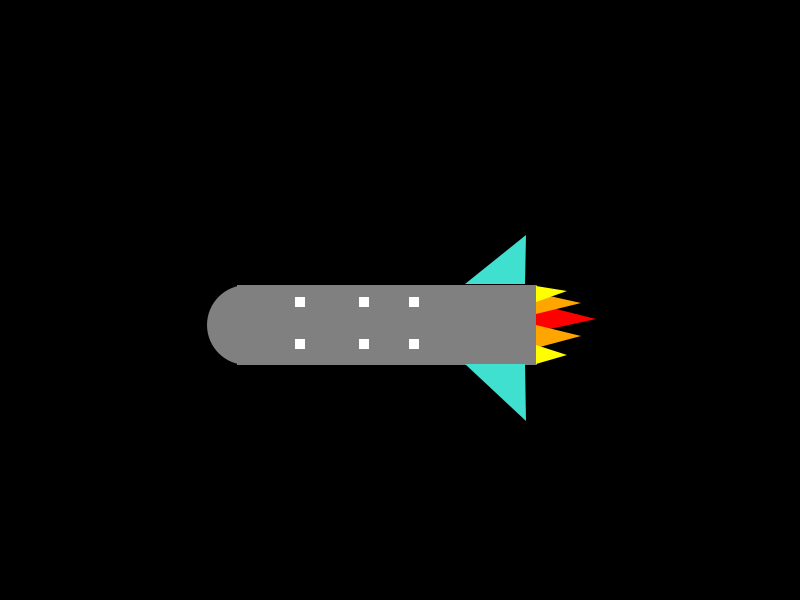
Frame 1 (no input)
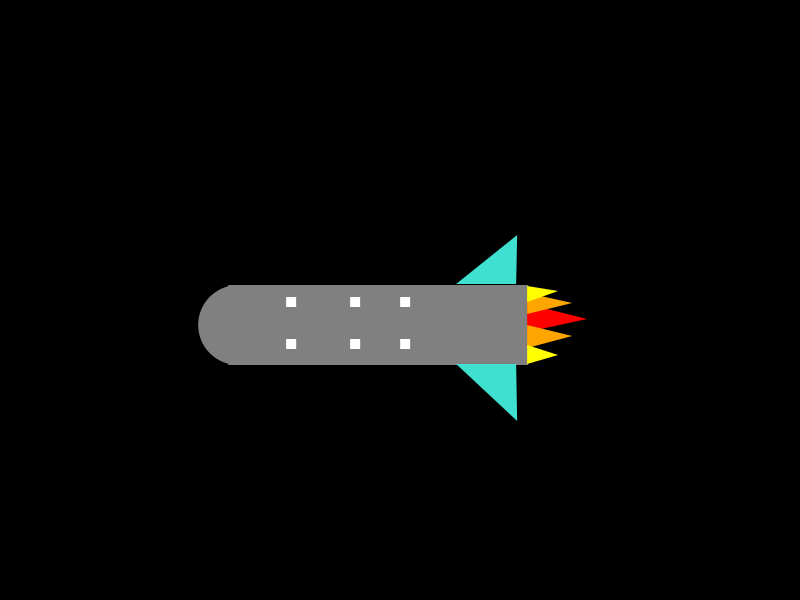
Frame 60 (the mouse pressed at the canvas centre just before this capture)
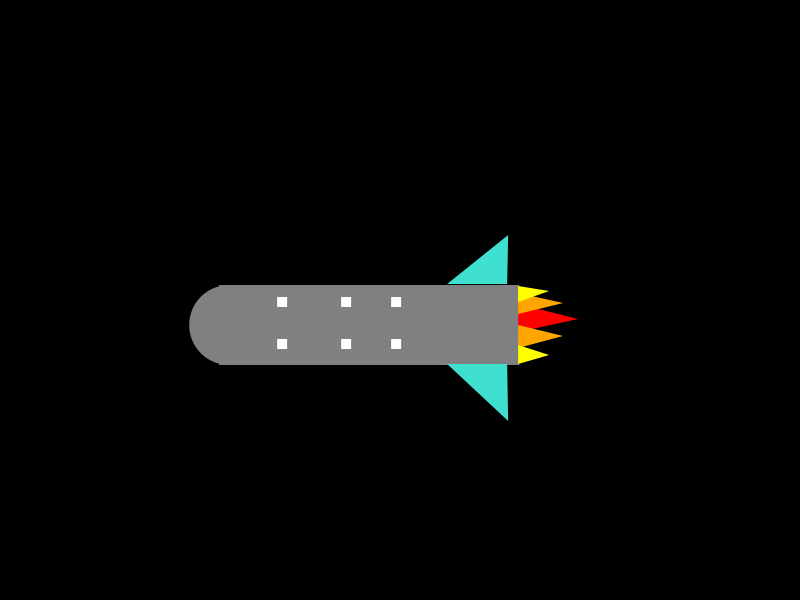
Frame 120 (the mouse held since frame 60 and released just before this capture)

The Processing sketch that drew these frames (run headless with seeded random() and noise(); from frame 60 on, the mouse is pressed at the canvas centre):

// Processing sketch: processing_173251
// ── processing_173251.pde

//cabeza nave
float puntoCe = 247;
float nave = 237;
float rect1 = 295;
float rect2 = 359;
float rect3 = 409;
float aleron1 = 465;
float aleron2 = 526;
float aleron3 = 525;
float foc1 = 536;
float foc2 = 567; 
float foc3 = 581;
float foc4 = 596;
float velocitat = 0.15;
void setup(){
  size(800, 600);
  
}
void draw(){
  background(0);
  println(mouseX + "," + mouseY);
  
  //quadrat
  fill(128,128,128);
  beginShape();
  noStroke();
  rect(nave, 285, 300, 80);
  endShape();
  
  //rodona
  fill(128,128,128);
  noStroke();
  ellipse(puntoCe, 325, 80, 80);
  
  //foc
  fill(255,0,0);
  triangle(foc1, 304, foc4, 319, foc1, 332);
  fill(255,165,0);
  triangle(foc1, 348, foc3, 336, foc1, 325);
  triangle(foc1, 293, foc3, 303, foc1, 314);
  fill (255, 255, 0);
   triangle(foc1, 286, foc2, 291, foc1, 302);
  triangle(foc1, 364, foc2, 355, foc1, 345);
 
  //finestres
  fill(255);
  rect(rect1, 297, 10, 10);
  rect(rect1, 339, 10, 10);
  rect(rect2, 297, 10, 10);
  rect(rect2, 339, 10, 10);
  rect(rect3, 297, 10, 10);
  rect(rect3, 339, 10,10);
  //alerones
  fill(64,224,208);
  triangle(aleron1, 284, aleron2, 235, aleron3, 284);
  triangle(aleron1, 364, aleron2, 421, aleron3, 364);
  //movimiento redonde
    if(puntoCe + 125 > 0 ){
   puntoCe = puntoCe - velocitat;
  }else{
  puntoCe = puntoCe + 1000;
  
  }
  
  //movimiento nave
  if(nave + 120 > 0 ){
   nave = nave - velocitat;
  }else{
  nave = nave + 1000;
  
  }
  //movimiento rectangulo1
  if(rect1 + 149 > 0 ){
   rect1 = rect1 - velocitat;
  }else{
  rect1 = rect1 + 1000;
  
  }
   //movimiento rectangulo2
  if(rect2 + 181 > 0 ){
   rect2 = rect2 - velocitat;
  }else{
  rect2 = rect2 + 1000;
  
  }
  //movimiento rectangulo3
   if(rect3 + 205 > 0 ){
   rect3 = rect3 - velocitat;
  }else{
  rect3 = rect3 + 1000;
  }
  //movimiento aleron1
  if(aleron1 + 232 > 0 ){
   aleron1 = aleron1 - velocitat;
  }else{
  aleron1 = aleron1 + 1000;
  }
  
  //movimiento aleron2
  if(aleron2 + 264 > 0 ){
   aleron2 = aleron2 - velocitat;
  }else{
  aleron2 = aleron2 + 1000;
  }
  //movimiento aleron3
  if(aleron3 + 264 > 0 ){
   aleron3 = aleron3 - velocitat;
  }else{
  aleron3 = aleron3 + 1000;
  }
  //movimiento foc1
  if(foc1 + 264 > 0 ){
   foc1 = foc1 - velocitat;
  }else{
  foc1 = foc1 + 1000;
  }
   //movimiento foc2
  if(foc2 + 285 > 0 ){
   foc2 = foc2 - velocitat;
  }else{
  foc2 = foc2 + 1000;
  }
  //movimiento foc3
  if(foc2 + 292 > 0 ){
   foc3 = foc3 - velocitat;
  }else{
  foc3 = foc3 + 1000;
  }
  //movimiento foc4
  if(foc2 + 299 > 0 ){
   foc4 = foc4 - velocitat;
  }else{
  foc4 = foc4 + 1000;
  }
}
